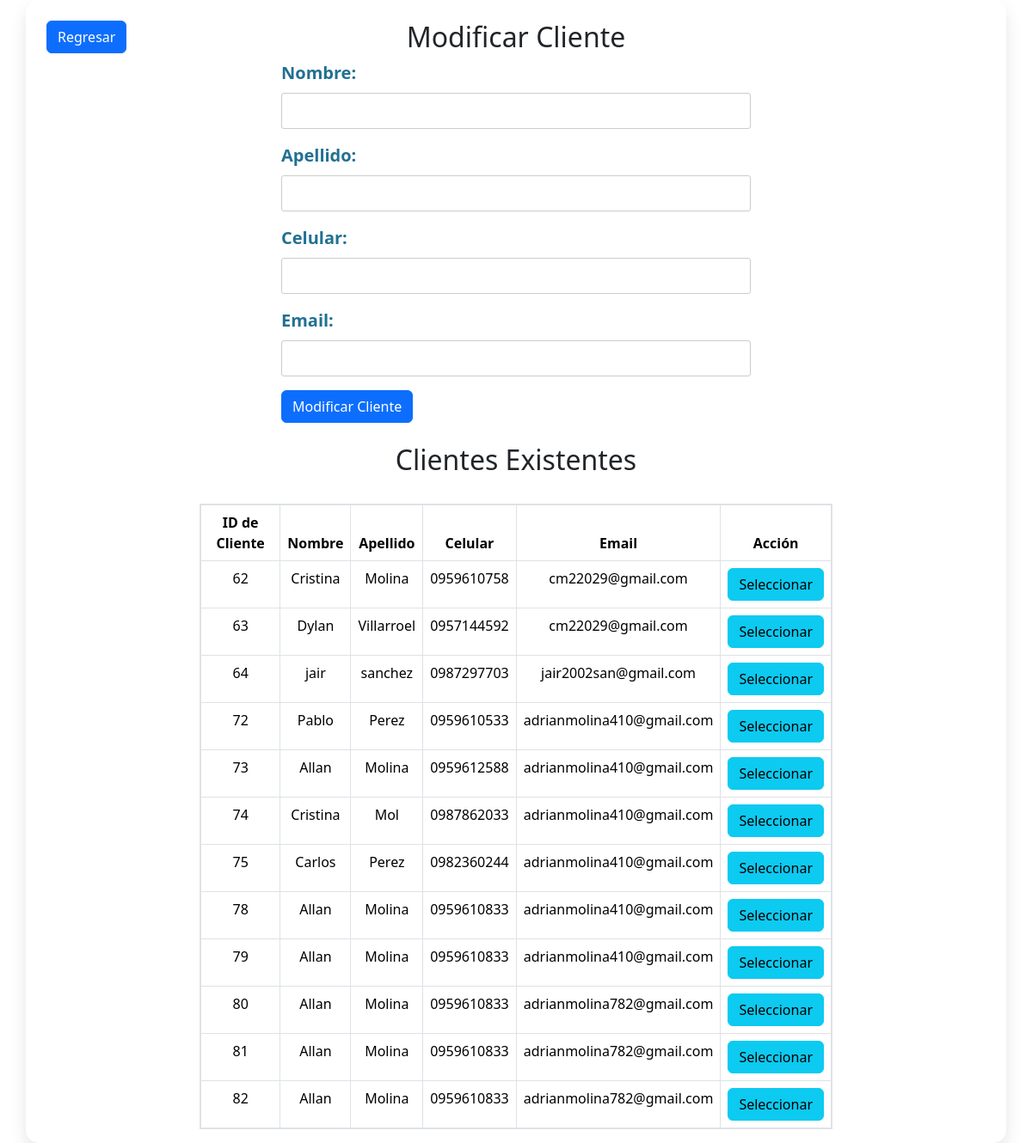
Page /administrador/modificar_cliente.php (signed in) on the committed database.
### tables this page shows
CREATE TABLE `cliente` (
  `ID_CLIENTE` int(11) NOT NULL,
  `NOMBRE` varchar(255) NOT NULL,
  `APELLIDO` varchar(255) NOT NULL,
  `CELULAR` varchar(20) NOT NULL,
  `EMAIL` varchar(255) NOT NULL
);

### administrador/modificar_cliente.php (the view, shortened to what this page needs)
<?php
include 'basedatos/basedatos.php';
$sql_clientes = "SELECT * FROM cliente";
$result_clientes = $conn->query($sql_clientes);
?>
<!DOCTYPE html>
<html lang="es">
<head>
    <link rel="stylesheet" href="styles2.css">
    <link href="https://cdn.jsdelivr.net/npm/bootstrap@5.3.2/dist/css/bootstrap.min.css" rel="stylesheet">
</head>
<body>
    <div class="container">
        <a href="inicioCRUD.php" class="btn btn-primary position-absolute top-0 start-0 m-4">Regresar</a>
        <h2 class="mt-4">Modificar Cliente</h2>
        <div class="row justify-content-center">
            <div class="col-md-6">
                    <div class="mb-3">
                        <label for="nombre" class="form-label">Nombre:</label>
                        <input type="text" class="form-control" id="nombre" name="nombre" required>
                    </div>
                    <div class="mb-3">
                        <label for="apellido" class="form-label">Apellido:</label>
                        <input type="text" class="form-control" id="apellido" name="apellido" required>
                    </div>
                    <div class="mb-3">
                        <label for="celular" class="form-label">Celular:</label>
                        <input type="text" class="form-control" id="celular" name="celular" required>
                    </div>
                    <div class="mb-3">
                        <label for="email" class="form-label">Email:</label>
                        <input type="email" class="form-control" id="email" name="email" required>
                    </div>
                    <button type="submit" class="btn btn-primary">Modificar Cliente</button>
            </div>
        </div>
        <h2 class="mt-4">Clientes Existentes</h2>
        <div class="row justify-content-center">
            <div class="col-md-8">
                <div class="table-responsive mt-2">
                    <table class="table table-bordered">
                        <thead>
                            <tr>
                                <th>ID de Cliente</th>
                                <th>Nombre</th>
                                <th>Apellido</th>
                                <th>Celular</th>
                                <th>Email</th>
                                <th>Acción</th>
                            </tr>
                        </thead>
                        <tbody>
                            <?php
                            if ($result_clientes->num_rows > 0) {
                                while ($row = $result_clientes->fetch_assoc()) {
                                    echo "<tr>";
                                    echo "<td>" . $row["ID_CLIENTE"] . "</td>";
                                    echo "<td>" . $row["NOMBRE"] . "</td>";
                                    echo "<td>" . $row["APELLIDO"] . "</td>";
                                    echo "<td>" . $row["CELULAR"] . "</td>";
                                    echo "<td>" . $row["EMAIL"] . "</td>";
                                    echo "<td><button class='btn btn-info select-btn' data-id='" . $row["ID_CLIENTE"] . "' data-nombre='" . $row["NOMBRE"] . "' data-apellido='" . $row["APELLIDO"] . "' data-celular='" . $row["CELULAR"] . "' data-email='" . $row["EMAIL"] . "'>Seleccionar</button></td>";
                                    echo "</tr>";
                                }
                            } else {
                                echo "<tr><td colspan='6'>No hay clientes.</td></tr>";
                            }
                            ?>
                        </tbody>
                    </table>
                </div>
            </div>
        </div>
    </div>
</body>
</html>

### administrador/styles2.css (style rules this page uses)
label { margin: 0 0 10px; display: block; font-size: 1.25em; color: #217093; font-weight: 600; font-family: inherit; }
input[type="text"], input[type="email"] { width: 100%; padding: 8px; margin-bottom: 10px; border: 1px solid #ccc; border-radius: 3px; }
h2 { text-align: center; margin-top: 20px; margin-bottom: 20px; }
table { background: white; width: 80%; margin: 4% auto; margin-top: 2%; border-collapse: collapse; text-align: center; margin-bottom: 10px; border: 2px solid black; }
th { background-color: #4eb8dd; height: 50px; border-bottom: 2px solid rgb(210, 220, 250); color: black; padding: 8px; padding-top: 15px; }
td { color: rgba(100, 100, 100, 60); height: 30px; border: 2px solid rgba(240, 240, 240, 10); padding: 15px; }
.container { position: relative; background-color: #fff; border-radius: 15px; box-shadow: 0 10px 20px rgba(0, 0, 0, 0.1); overflow: hidden; width: 100%; max-width: 350px; transition: transform 0.3s ease-in-out; }

### rows in the picture
cliente: ID_CLIENTE "62", NOMBRE "Cristina", APELLIDO "Molina", CELULAR "0959610758", EMAIL "cm22029@gmail.com"
cliente: ID_CLIENTE "63", NOMBRE "Dylan", APELLIDO "Villarroel", CELULAR "0957144592", EMAIL "cm22029@gmail.com"
cliente: ID_CLIENTE "64", NOMBRE "jair", APELLIDO "sanchez", CELULAR "0987297703", EMAIL "jair2002san@gmail.com"
cliente: ID_CLIENTE "72", NOMBRE "Pablo", APELLIDO "Perez", CELULAR "0959610533", EMAIL "adrianmolina410@gmail.com"
cliente: ID_CLIENTE "73", NOMBRE "Allan", APELLIDO "Molina", CELULAR "0959612588", EMAIL "adrianmolina410@gmail.com"
cliente: ID_CLIENTE "74", NOMBRE "Cristina", APELLIDO "Mol", CELULAR "0987862033", EMAIL "adrianmolina410@gmail.com"
cliente: ID_CLIENTE "75", NOMBRE "Carlos", APELLIDO "Perez", CELULAR "0982360244", EMAIL "adrianmolina410@gmail.com"
cliente: ID_CLIENTE "78", NOMBRE "Allan", APELLIDO "Molina", CELULAR "0959610833", EMAIL "adrianmolina410@gmail.com"
cliente: ID_CLIENTE "79", NOMBRE "Allan", APELLIDO "Molina", CELULAR "0959610833", EMAIL "adrianmolina410@gmail.com"
cliente: ID_CLIENTE "80", NOMBRE "Allan", APELLIDO "Molina", CELULAR "0959610833", EMAIL "adrianmolina782@gmail.com"
cliente: ID_CLIENTE "81", NOMBRE "Allan", APELLIDO "Molina", CELULAR "0959610833", EMAIL "adrianmolina782@gmail.com"
cliente: ID_CLIENTE "82", NOMBRE "Allan", APELLIDO "Molina", CELULAR "0959610833", EMAIL "adrianmolina782@gmail.com"
